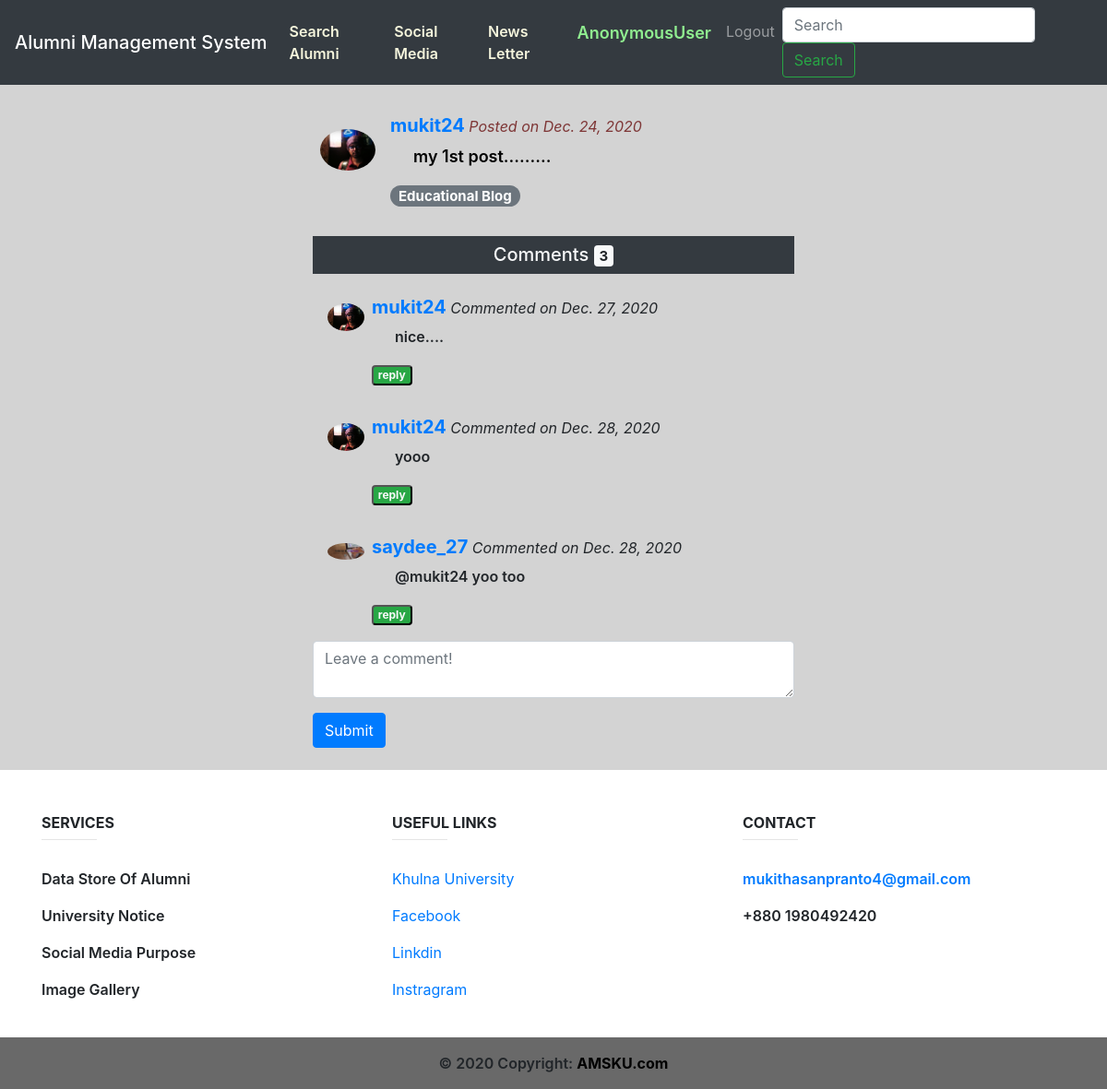
/social_media/posts/5/details/, run on the app's committed database.
### social_media/models.py (models this page shows, shortened)
class Post(models.Model):
    tag_list=['Job Circular','Educational Blog','Higher Study Opportunities','Publications','Achievements']
    Tag_Choices = []
    for x in tag_list:
        Tag_Choices.append((x,x))
    author = models.ForeignKey('alumni_profile.Alumni_Profile',on_delete=models.CASCADE)
    body = models.TextField()
    image = models.FileField(upload_to='uploads/',blank=True)
    files = models.FileField(upload_to='uploads/',blank=True)
    created_on = models.DateTimeField(auto_now_add=True)
    last_modified = models.DateTimeField(auto_now=True)
    tag = models.CharField(max_length=30,choices=Tag_Choices)

class Comment(models.Model):
    author = models.ForeignKey('alumni_profile.Alumni_Profile',on_delete=models.CASCADE)
    body = models.TextField()
    image = models.FileField(upload_to='uploads/',blank=True)
    files = models.FileField(upload_to='uploads/',blank=True)
    created_on = models.DateTimeField(auto_now_add=True)
    last_modified = models.DateTimeField(auto_now=True)
    post = models.ForeignKey('Post', on_delete=models.CASCADE)

### alumni_profile/models.py (models this page shows)
class Alumni_Profile(models.Model):
    discipline_list = ['Architecture','CSE','ECE','Math','URP','Physics','Chemistry','Stat','Pharmacy','BGE','FWT','FMRT','Agrotechnology','ES','SWE','BAD','HRM','DP','PM','DS','History','English','Bangla','IER','Sculpture','Econ','Sociology','MCJ','Law']
    Discipline_Choices = []
    for x in discipline_list:
        Discipline_Choices.append((x,x))
    Id_Choices = []
    for x in range(1,51):
        Id_Choices.append((str(x),str(x)))
    Batch_Choices = []
    for x in range(1991,2019):
        Batch_Choices.append((str(x),str(x)))
    job_list=['Agriculture','Architecture and Construction','Business Management and Administration','Education','Finance','Food','Government and Public Administration','Health Science','Human Services','Law, Public Safety, Corrections and Security','Manufacturing','Marketing, Sales and Service','Natural Resources','Science, Technology and Engineering','Other']
    Job_Choices = []
    for x in job_list:
        Job_Choices.append((x,x))
    country_list = ["Afghanistan","Albania","Algeria","Andorra","Angola","Anguilla","Antigua &amp; Barbuda","Argentina","Armenia","Aruba","Australia","Austria","Azerbaijan","Bahamas","Bahrain","Bangladesh","Barbados","Belarus","Belgium","Belize","Benin","Bermuda","Bhutan","Bolivia","Bosnia &amp; Herzegovina","Botswana","Brazil","British Virgin Islands","Brunei","Bulgaria","Burkina Faso","Burundi","Cambodia","Cameroon","Cape Verde","Cayman Islands","Chad","Chile","China","Colombia","Congo","Cook Islands","Costa Rica","Cote D Ivoire","Croatia","Cruise Ship","Cuba","Cyprus","Czech Republic","Denmark","Djibouti","Dominica","Dominican Republic","Ecuador","Egypt","El Salvador","Equatorial Guinea","Estonia","Ethiopia","Falkland Islands","Faroe Islands","Fiji","Finland","France","French Polynesia","French West Indies","Gabon","Gambia","Georgia","Germany","Ghana","Gibraltar","Greece","Greenland","Grenada","Guam","Guatemala","Guernsey","Guinea","Guinea Bissau","Guyana","Haiti","Honduras","Hong Kong","Hungary","Iceland","India","Indonesia","Iran","Iraq","Ireland","Isle of Man","Israel","Italy","Jamaica","Japan","Jersey","Jordan","Kazakhstan","Kenya","Kuwait","Kyrgyz Republic","Laos","Latvia","Lebanon","Lesotho","Liberia","Libya","Liechtenstein","Lithuania","Luxembourg","Macau","Macedonia","Madagascar","Malawi","Malaysia","Maldives","Mali","Malta","Mauritania","Mauritius","Mexico","Moldova","Monaco","Mongolia","Montenegro","Montserrat","Morocco","Mozambique","Namibia","Nepal","Netherlands","Netherlands Antilles","New Caledonia","New Zealand","Nicaragua","Niger","Nigeria","Norway","Oman","Pakistan","Palestine","Panama","Papua New Guinea","Paraguay","Peru","Philippines","Poland","Portugal","Puerto Rico","Qatar","Reunion","Romania","Russia","Rwanda","Saint Pierre &amp; Miquelon","Samoa","San Marino","Satellite","Saudi Arabia","Senegal","Serbia","Seychelles","Sierra Leone","Singapore","Slovakia","Slovenia","South Africa","South Korea","Spain","Sri Lanka","St Kitts &amp; Nevis","St Lucia","St Vincent","St. Lucia","Sudan","Suriname","Swaziland","Sweden","Switzerland","Syria","Taiwan","Tajikistan","Tanzania","Thailand","Timor L'Este","Togo","Tonga","Trinidad &amp; Tobago","Tunisia","Turkey","Turkmenistan","Turks &amp; Caicos","Uganda","Ukraine","United Arab Emirates","United Kingdom","Uruguay","Uzbekistan","Venezuela","Vietnam","Virgin Islands (US)","Yemen","Zambia","Zimbabwe"]
    Country_Choices = []
    for x in country_list:
        Country_Choices.append((x,x))
    full_name = models.CharField(max_length=255)
    image = models.FileField(upload_to='uploads/')
    certificate = models.FileField(upload_to='uploads/')
    discipline = models.CharField(max_length=255,choices=Discipline_Choices)
    student_id = models.CharField(max_length=10)
    batch = models.CharField(max_length=50,choices=Batch_Choices)
    job_type = models.CharField(max_length=50)
    job_position = models.CharField(max_length=60)
    company_name = models.CharField(max_length=60,blank=True)
    higher_study = models.CharField(max_length=60)
    present_address = models.CharField(max_length=60)
    present_country = models.CharField(max_length=60,choices=Country_Choices)
    prmanent_address = models.CharField(max_length=60)
    mobile = models.CharField(max_length=60)
    facebook = models.URLField(max_length=60,blank=True)
    linkdin = models.URLField(max_length=60,blank=True)
    about_me = models.TextField()
    is_verified = models.BooleanField(default=False)
    ask_for_update_certificate = models.BooleanField(default=False)
    user = models.OneToOneField(settings.AUTH_USER_MODEL, on_delete=models.CASCADE,related_name="alumni")
    def __str__(self):
        return self.user.username

### social_media/views.py (the view)
# urls.py: path('posts/<int:id>/details/',post_details,name='post_details'),
def post_details(request,id):
    post = Post.objects.get(id=id)
    cmt_form = CommentForm()
    update_post = UpdatePostForm(request.POST or None, instance=post)
    if request.method == 'POST':
        if update_post.is_valid():
            post.save()
        return redirect('post_details',id=post.id)
    context = {
        'post':post,
        'cmt_form':cmt_form,
        'update_post':update_post,
    }
    return render(request,"social_media/post_details.html",context)

### social_media/forms.py
class CommentForm(forms.Form):
    body = forms.CharField(widget=forms.Textarea(
        attrs={
            "class": "form-control",
            "placeholder": "Leave a comment!",
            "rows":2,
            "id":'comment_reply'
        })
    )

class UpdatePostForm(forms.ModelForm):
    class Meta:
        model = Post
        fields = [
            "body",
            "tag",
            "image",
            "files",
        ]
    def __init__(self, *args, **kwargs):
        super().__init__(*args, **kwargs)
        for field in iter(self.fields):
            if field == "body":
                self.fields[field].widget.attrs.update({
                'class': 'form-control',
                'rows':2,
                })
                continue
            self.fields[field].widget.attrs.update({
                'class': 'form-control'
    })

### alumni_fee/context_processors.py (called while the page is built)
def add_variable_to_context(request):
    year_fee = Fee_Info.objects.get()
    current_news_letter = News_Letter.objects.all().order_by('-start_date').first()
    return {
        'yearFee': year_fee.yearly_fee,
        'current_news_letter':current_news_letter,
    }

### templates/social_media/post_details.html (shortened to what this page needs)
{% extends "base.html" %}
{% load static %}
{% block content %}
<div style="background-color: lightgray;">
<div class="container">
    <div class="row">
        <div class="col-sm-3"></div>
        <div class="col-sm-6 p-3">
            <div class="media p-3">
                <img src="{{post.author.image.url}}" class="mr-3 mt-3 rounded-circle" style="width:60px;">
                <div class="media-body" style="color: black;font-weight: 600;">
                    <h5 style="color: brown;font-weight: 700;"><a style="text-decoration: none;" href="{% url 'search_result_details' post.author.id %}">{{post.author}}</a><small style="color: rgb(126, 54, 54);"><i>
                                Posted on
                                {{post.created_on.date}}</i></small></h5>
                    <p style="font-size: large;padding-left: 25px;">{{post.body}}</p>
                    <h5><span class="badge badge-pill badge-secondary">{{post.tag}}</span>
                    </h5>
                    </div>
                </div>
                <div class="comments p-2">
                    <div style="text-align: center;">
                        <h5 class="bg-dark text-light p-2">Comments <span
                            class="badge badge-light">{{post.comment_set.all.count}}</span></h5></div>
                                {% if post.comment_set.all %}
                                {% for comment in post.comment_set.all %}
                                <div class="media p-3" style="border-bottom: lightgrey 1px solid;">
                                    <img src="{{comment.author.image.url}}" class="mr-2 mt-2 rounded-circle" style="width:40px;">
                                    <div class="media-body" style="font-weight: 600;">
                                        <h5 style="font-weight: 700;"><a style="text-decoration: none;" href="{% url 'search_result_details' comment.author.id %}">{{comment.author}}</a><small><i>  Commented on
                                                 {{comment.created_on.date}}</i></small></h5>
                                        <p style="padding-left: 25px;">{{comment.body}}</p>
                                        <button class="badge badge-success"><a href="#comment_reply" onclick="reply_comment('{{comment.author}}')" class="text-light" style="text-decoration: none;">reply</a></button>
                                    </div>
                                </div>
                                {% endfor %}
                                {% else %}
                                <h5 class="container">No Comments Here</h5>
                                {% endif %}
                                    <form action="{% url 'add_comment' post.id  %}" method="POST">
                                        <div class="form-group">
                                            {{cmt_form.body}}
                                        </div>
                                        <button type="submit" class="btn btn-primary">Submit</button>
                                    </form>
                </div>
                </div>
        </div>
    </div>
</div>
{% endblock %}

### templates/base.html (style rules this page uses)
* { box-sizing: border-box; }

### data on the page
Post: author.image (picture), author "mukit24", created_on "Dec. 24, 2020", body "my 1st post.........", tag "Educational Blog", comment_set.all.count "3"
Comment: author.image (picture), author "mukit24", created_on "Dec. 27, 2020", body "nice...."
Comment: author.image (picture), author "mukit24", created_on "Dec. 28, 2020", body "yooo"
Comment: author.image (picture), author "saydee_27", created_on "Dec. 28, 2020", body "@mukit24 yoo too"

### other printed values
{{ request.user }} "AnonymousUser"
